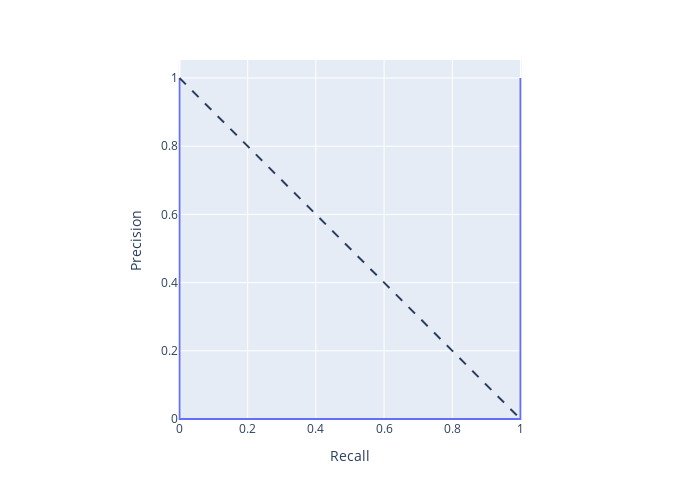

Notebook code for this chart:
### Code cell
import plotly.express as px

pred = sample_images_df['pred_is_flying'].astype(float).astype(int).to_numpy()
true = sample_images_df['truth_is_flying'].astype(int).to_numpy()

# precision, recall, thresholds = precision_recall_curve(true, pred)

tn, fp, fn, tp = confusion_matrix(true, pred).ravel()
print(tn, fp, fn, tp)

tpr = tp/(tp+fn)
fpr = fp/(fp+tn)
precision = tp/(tp+fp)

# x=recall, y=precision,
# title=f'Precision-Recall Curve (AUC={auc(fpr, tpr):.4f})',

print('Recall')
print(tpr)
print('-------')
print('Precision')
print(precision)
# aucs = auc(fpr, tpr)
# print('Auc-{}'.format(aucs))

fig = px.area(
    x=true, y=pred,
    labels=dict(x='Recall', y='Precision'),
    width=700, height=500
)
fig.add_shape(
    type='line', line=dict(dash='dash'),
    x0=0, x1=1, y0=1, y1=0
)
fig.update_yaxes(scaleanchor="x", scaleratio=1)
fig.update_xaxes(constrain='domain')

fig.show()

### Figure 1 — Plotly figure (JSON) as saved in the notebook; plotly's stock layout.template omitted (floating-point values rounded to 4 significant figures; data arrays with more than 128 entries replaced by an {"elided": "..."} marker saying what was removed)
{"data": [{"hovertemplate": "Recall=%{x}<br>Precision=%{y}<extra></extra>", "legendgroup": "", "line": {"color": "#636efa"}, "marker": {"symbol": "circle"}, "mode": "lines", "name": "", "orientation": "v", "showlegend": false, "stackgroup": "1", "type": "scatter", "x": {"elided": "3000 int values"}, "xaxis": "x", "y": {"elided": "3000 int values"}, "yaxis": "y"}], "layout": {"height": 500, "legend": {"tracegroupgap": 0}, "margin": {"t": 60}, "shapes": [{"line": {"dash": "dash"}, "type": "line", "x0": 0, "x1": 1, "y0": 1, "y1": 0}], "width": 700, "xaxis": {"anchor": "y", "constrain": "domain", "domain": [0, 1], "title": {"text": "Recall"}}, "yaxis": {"anchor": "x", "domain": [0, 1], "scaleanchor": "x", "scaleratio": 1, "title": {"text": "Precision"}}}}
